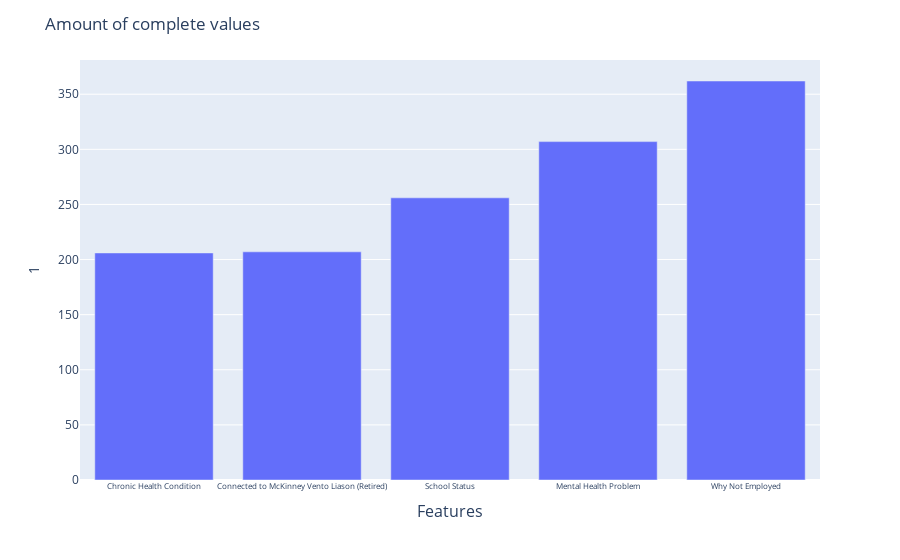

The code cell stored with this chart in its notebook:
### Code cell
# Now knowing how many missing values there are, I can figure out 
# How to deliver this in the most sensible way

fig = px.bar(nan[:5], x=0, y=1)
fig.update_layout(
    title='Amount of complete values',
    xaxis=dict(
        title='Features',
        titlefont_size = 16,
        tickfont_size=8,
    ),
    
)
fig.show()

### Figure 1 — Plotly figure (JSON) as saved in the notebook; plotly's stock layout.template omitted (floating-point values rounded to 4 significant figures)
{"data": [{"alignmentgroup": "True", "hovertemplate": "0=%{x}<br>1=%{y}<extra></extra>", "legendgroup": "", "marker": {"color": "#636efa"}, "name": "", "offsetgroup": "", "orientation": "v", "showlegend": false, "textposition": "auto", "type": "bar", "x": ["Chronic Health Condition", "Connected to McKinney Vento Liason (Retired)", "School Status", "Mental Health Problem", "Why Not Employed"], "xaxis": "x", "y": [206, 207, 256, 307, 362], "yaxis": "y"}], "layout": {"barmode": "relative", "legend": {"tracegroupgap": 0}, "margin": {"t": 60}, "title": {"text": "Amount of complete values"}, "xaxis": {"anchor": "y", "domain": [0, 1], "tickfont": {"size": 8}, "title": {"font": {"size": 16}, "text": "Features"}}, "yaxis": {"anchor": "x", "domain": [0, 1], "title": {"text": "1"}}}}
